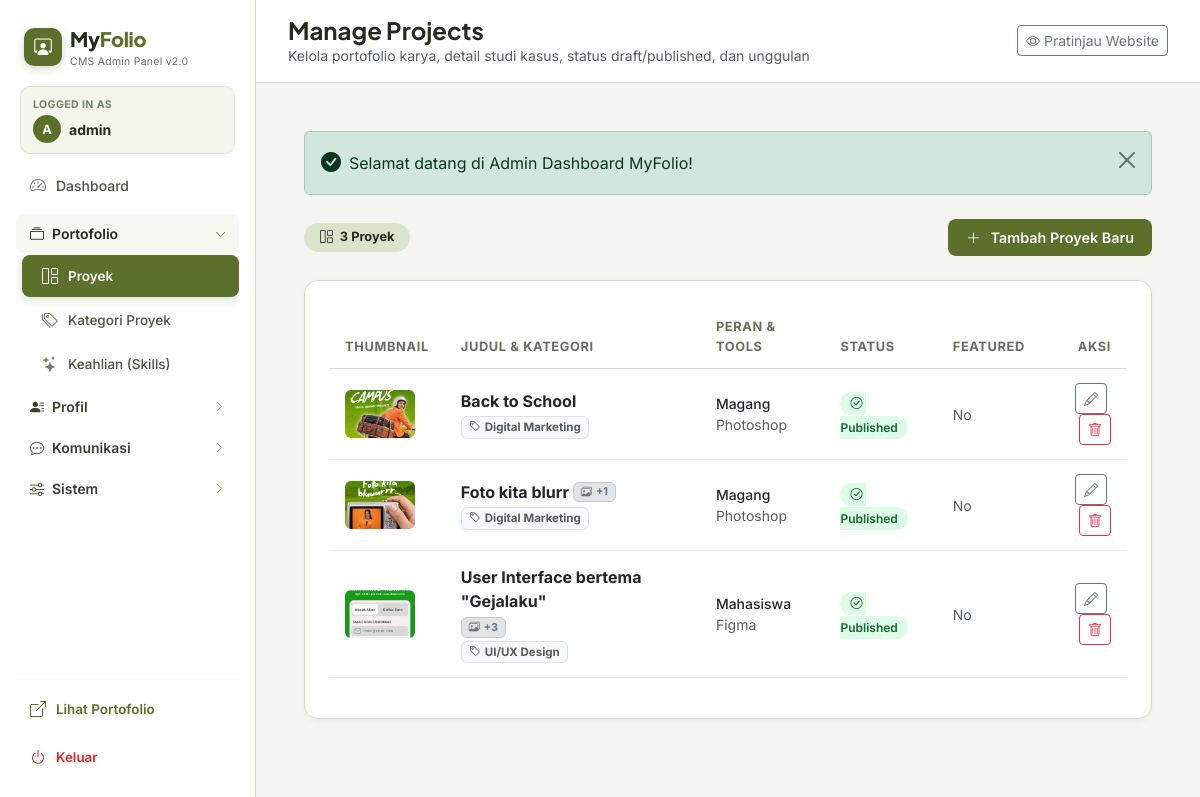
Screenshot of /admin/projects.php (signed in) with the database file from the repository.
### tables this page shows
CREATE TABLE `projects` (
  `id` int(11) NOT NULL AUTO_INCREMENT,
  `title` varchar(150) NOT NULL,
  `category_id` int(10) unsigned DEFAULT NULL,
  `slug` varchar(180) NOT NULL,
  `category` varchar(80) NOT NULL,
  `short_description` varchar(255) DEFAULT NULL,
  `description` text DEFAULT NULL,
  `role` varchar(120) DEFAULT NULL,
  `process` text DEFAULT NULL,
  `result` text DEFAULT NULL,
  `tools` text DEFAULT NULL,
  `thumbnail` varchar(255) DEFAULT NULL,
  `project_url` varchar(255) DEFAULT NULL,
  `repository_url` varchar(255) DEFAULT NULL,
  `is_featured` tinyint(1) DEFAULT 0,
  `status` enum('draft','published') DEFAULT 'published',
  `sort_order` int(11) DEFAULT 0,
  `created_at` timestamp NOT NULL DEFAULT current_timestamp(),
  `updated_at` timestamp NOT NULL DEFAULT current_timestamp() ON UPDATE current_timestamp(),
  PRIMARY KEY (`id`),
  UNIQUE KEY `slug` (`slug`),
  KEY `fk_projects_category` (`category_id`),
  CONSTRAINT `fk_projects_category` FOREIGN KEY (`category_id`) REFERENCES `project_categories` (`id`) ON DELETE SET NULL ON UPDATE CASCADE
);

CREATE TABLE `project_categories` (
  `id` int(10) unsigned NOT NULL AUTO_INCREMENT,
  `category_name` varchar(100) NOT NULL,
  `slug` varchar(100) NOT NULL,
  `sort_order` tinyint(3) unsigned NOT NULL DEFAULT 0,
  `created_at` timestamp NOT NULL DEFAULT current_timestamp(),
  PRIMARY KEY (`id`),
  UNIQUE KEY `uk_slug` (`slug`)
);

### includes/functions.php (called while the page is built, shortened)
<?php
function e(?string $value): string {
    return htmlspecialchars($value ?? '', ENT_QUOTES, 'UTF-8');
}
function resolve_img(?string $filename, string $subdir = '', string $fallback = 'assets/img/placeholder.png', string $basePrefix = ''): string {
    $cleanSubdir = trim($subdir, '/');
    $uploadPath = __DIR__ . '/../uploads/' . ($cleanSubdir ? $cleanSubdir . '/' : '') . $filename;
    if (file_exists($uploadPath)) {
        return $basePrefix . 'uploads/' . ($cleanSubdir ? $cleanSubdir . '/' : '') . $filename;
    }
    return $basePrefix . $fallback;
}

### admin/projects.php (the view, shortened to what this page needs)
<?php
require_once __DIR__ . '/includes/admin_init.php';
$projects = $pdo->query("
    SELECT p.*, pc.category_name AS cat_label, pc.slug AS cat_slug
    FROM projects p
    LEFT JOIN project_categories pc ON p.category_id = pc.id
    ORDER BY p.sort_order ASC, p.created_at DESC
")->fetchAll();
require_once __DIR__ . '/includes/admin_header.php';
?>
<div class="d-flex justify-content-between align-items-center mb-4">
    <div>
        <span class="badge rounded-pill px-3 py-2"
              style="background:var(--color-soft-olive);color:var(--color-dark);font-size:.8rem;">
            <i class="bi bi-grid-1x2 me-1"></i> <?= count($projects) ?> Proyek
        </span>
    </div>
    <button class="btn btn-admin-primary" data-bs-toggle="modal" data-bs-target="#addProjectModal">
        <i class="bi bi-plus-lg me-1"></i> Tambah Proyek Baru
    </button>
</div>
<div class="admin-card">
    <?php if (empty($projects)): ?>
        <div class="text-center py-5 text-muted">
            <i class="bi bi-grid-1x2 fs-1 d-block mb-3 opacity-25"></i>
            Belum ada proyek yang ditambahkan.
        </div>
    <?php else: ?>
        <div class="table-responsive">
            <table class="table admin-table align-middle">
                <thead>
                    <tr>
                        <th style="width:80px;">Thumbnail</th>
                        <th>Judul & Kategori</th>
                        <th>Peran & Tools</th>
                        <th>Status</th>
                        <th>Featured</th>
                        <th class="text-end">Aksi</th>
                    </tr>
                </thead>
                <tbody>
                    <?php foreach ($projects as $pj):
                        $thumbPath = resolve_img($pj['thumbnail'], 'projects', '../assets/img/placeholder.png', '../');
                        $catLabel  = $pj['cat_label'] ?: ($pj['category'] ?: '—');
                    ?>
                        <tr>
                            <td>
                                <img src="<?= e($thumbPath) ?>" alt=""
                                     class="rounded-2" style="width:70px;height:48px;object-fit:cover;">
                            </td>
                            <td>
                                <div class="fw-bold text-dark d-flex align-items-center flex-wrap gap-1">
                                    <span><?= e($pj['title']) ?></span>
                                    <?php if (!empty($pj['gallery'])): ?>
                                        <span class="badge bg-secondary-subtle text-secondary border border-secondary-subtle" style="font-size: 0.68rem;" title="<?= count($pj['gallery']) ?> foto galeri">
                                            <i class="bi bi-images me-1"></i>+<?= count($pj['gallery']) ?>
                                        </span>
                                    <?php endif; ?>
                                </div>
                                <span class="badge bg-light text-muted border" style="font-size:.72rem;">
                                    <i class="bi bi-tag me-1"></i><?= e($catLabel) ?>
                                </span>
                            </td>
                            <td>
                                <div class="small text-dark fw-medium"><?= e($pj['role'] ?: '—') ?></div>
                                <div class="small text-muted text-truncate" style="max-width:220px;">
                                    <?= e($pj['tools'] ?: '—') ?>
                                </div>
                            </td>
                            <td>
                                <?php if ($pj['status'] === 'published'): ?>
                                    <span class="badge-published"><i class="bi bi-check-circle me-1"></i>Published</span>
                                <?php else: ?>
                                    <span class="badge-draft"><i class="bi bi-hourglass me-1"></i>Draft</span>
                                <?php endif; ?>
                            </td>
                            <td>
                                <?php if ($pj['is_featured']): ?>
                                    <span class="badge bg-warning-subtle text-warning-emphasis fw-bold">
                                        <i class="bi bi-star-fill me-1"></i>Yes
                                    </span>
                                <?php else: ?>
                                    <span class="text-muted small">No</span>
                                <?php endif; ?>
                            </td>
                            <td class="text-end">
                                <button class="btn btn-outline-secondary btn-sm py-1 px-2 me-1"
                                        onclick="openEditProject(<?= htmlspecialchars(json_encode($pj), ENT_QUOTES, 'UTF-8') ?>)"
                                        title="Edit">
                                    <i class="bi bi-pencil"></i>
                                </button>
                                <form method="POST" action="projects.php" class="d-inline"
                                      onsubmit="return confirm('Hapus proyek ini secara permanen?');">
                                    <button type="submit" class="btn btn-outline-danger btn-sm py-1 px-2" title="Hapus">
                                        <i class="bi bi-trash"></i>
                                    </button>
                                </form>
                            </td>
                        </tr>
                    <?php endforeach; ?>
                </tbody>
            </table>
        </div>
    <?php endif; ?>
</div>
<?php require_once __DIR__ . '/includes/admin_footer.php'; ?>

### assets/css/admin.css (style rules this page uses)
:root { --color-primary: #5C6F2B; --color-primary-hover: #495822; --color-background: #F4F5F1; --color-sidebar: #FFFFFF; --color-dark: #25291F; --color-soft-olive: #DCE3CB; --color-white: #FFFFFF; --color-muted: #686D60; --color-border: #D8DAD2; --radius-card: 14px; --radius-button: 8px; --shadow-sm: 0 2px 6px rgba(0, 0, 0, 0.04); }
body { font-family: 'Inter', sans-serif; background-color: var(--color-background); color: var(--color-dark); }
.admin-card { background-color: var(--color-white); border: 1px solid var(--color-border); border-radius: var(--radius-card); box-shadow: var(--shadow-sm); padding: 24px; margin-bottom: 24px; }
.admin-table th { font-size: 0.8rem; font-weight: 700; text-transform: uppercase; color: var(--color-muted); letter-spacing: 0.05em; border-bottom: 1.5px solid var(--color-border); padding: 12px 16px; }
.admin-table td { padding: 14px 16px; vertical-align: middle; border-bottom: 1px solid #EAECE6; }
.badge-published { background-color: #DCFCE7; color: #166534; font-weight: 600; padding: 4px 10px; border-radius: 9999px; font-size: 0.75rem; }
.btn-admin-primary { background-color: var(--color-primary); color: #fff; border: none; border-radius: var(--radius-button); padding: 8px 18px; font-weight: 600; font-size: 0.9rem; display: inline-flex; align-items: center; gap: 6px; }

### rows the page displays
projects: thumbnail (picture), title "Back to School", category.category_name "Digital Marketing", role "Magang", tools "Photoshop", status "published" (drawn), is_featured "No"
projects: thumbnail (picture), title "Foto kita blurr", count($pj['gallery']) "1", category.category_name "Digital Marketing", role "Magang", tools "Photoshop", status "published" (drawn), is_featured "No"
projects: thumbnail (picture), title "User Interface bertema \"Gejalaku\"", count($pj['gallery']) "3", category.category_name "UI/UX Design", role "Mahasiswa", tools "Figma", status "published" (drawn), is_featured "No"

### other values shown
substr($_SESSION['admin_username'] ?? 'A', 0, 1) "A"
$_SESSION['admin_username'] "admin"
$pageTitle "Manage Projects"
$pageSubtitle "Kelola portofolio karya, detail studi kasus, status draft/published, dan unggulan"
$flash['message'] "Selamat datang di Admin Dashboard MyFolio!"
count($projects) "3"
